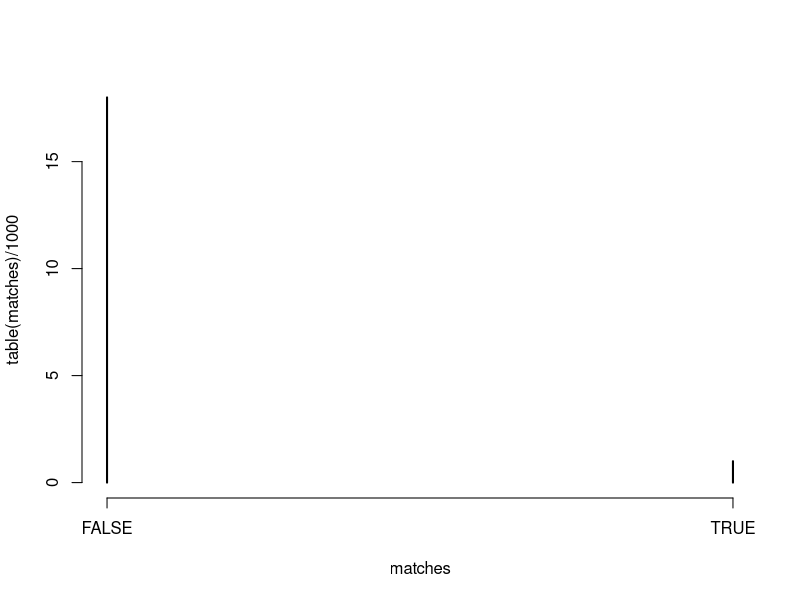
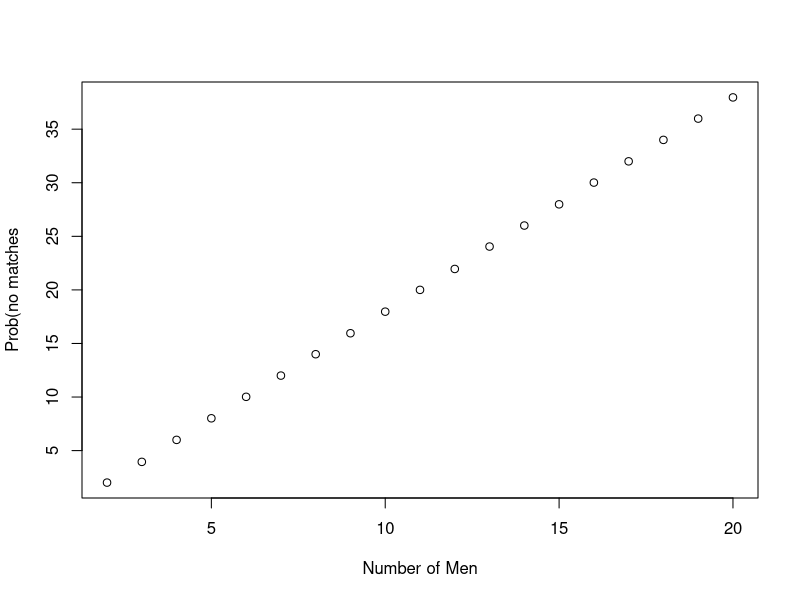
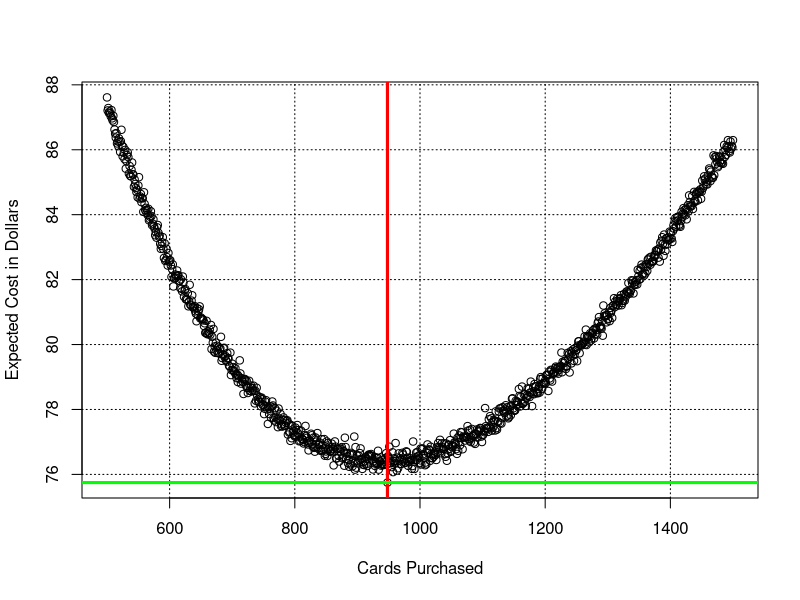

The R source for these figures, in order: (Note: this script raises an error after producing the figures.)

# If there are 10 men, how many will correctly recieve their hats

# Using sample() to simulate the experiment

# n = 10 men, store their hats in vector hats, use sample() to permute
# randomly, store in vector mixed.hats

n = 10
hats = 1:n

mixed.hats = sample(hats)

# summing the total number of hats that matched an index matching between the 2 sets
correct <- sum(hats == mixed.hats)


scramble.hats <- function(n) {
  
  hatList <- list()
  
  for (x in 1:2) {
    for (i in x:n) {
      hatList[[length(hatList) + 1]] <- paste0(x,'-',i)
    }
  }
  hats <- noquote(unlist(hatList))
  mixed.hats <- sample(hats)
  return(hats == mixed.hats)
}



# running each trial of 10, 1000 times
matches <- replicate(1000, scramble.hats(10))

# using table to aggregate the data
plot(table(matches)/1000)

# function for propertion no matches
prop.no.matches <- function(n) {
  matches <- replicate(1000, scramble.hats(n))
  sum(matches == 0)/1000
}

prop.no.matches(20)

# we increased the number of hats to 30, but didnt get more matches than we had with 10
matches <- replicate(1000, scramble.hats(30))

# probability of no matches from 2 to 20 hats
many.probs = sapply(2:20, prop.no.matches)

# plotting the probabilities for no matches many.probs
plot(2:20, many.probs, xlab = "Number of Men", ylab="Prob(no matches", abline(h=0.38))




#####################
# Baseball cards #
#####################

cards = c("Mantle","Aaron","Gehrig","Ruth","Schmidt","Mays","Cobb","DiMaggio","Williams","Foxx")


## Simulate the experiment using sample() function

# Assume each purchased card is equally likely to turn up one of the ten players above
# Assuming independent draws, a purchase of 20 cards can be considered a random sample
# taken with replacement from this vector

samp.cards <- sample(cards, size=20, replace=TRUE)
samp.cards

# We have duplicates, but did we get the full set?

# unique values
unique(samp.cards)


# Lets say that a complete set consists of 586 cards, and we purchased 3000 cards. 
# What would be the chance that we get a complete set?

collector <- function(n,m){
  samp.cards <- sample(1:n, size=m, replace=TRUE)
  ifelse(length(unique(samp.cards)) == n, "Yes","No")
}

collector(586, 3000)

table(replicate(100, collector(586, 3000)))



## Buying an Optimal Number of Cards

# We try to make this more interesting.
# What if the person collecting has a strategy of buying
# small sets to improve his chances of getting a complete
# set? Further, let's say packs of cards cost 5 cents each
# but can also buy individual cards from a deal for 25 cents.

# So the card collector will "fill in the holes" at 25 cents
# a pop.

# On average, what is the cost of this plan? Is there an 
# optimal number of cards purchased that will minimize the
# expected cost?

# We write function collect2() to simulate. Is one
# argument, n.purchased, number of cards purchased. We
# assume cost of a "random" card is cost.rcard = 0.05
# and cost of card from dealer is cost.ncard = 0.25.

# We sample n.purchased cards with replacement from the
# complete set represented by integers 1 thru 586.

# We compute number of random unique cards we collect n.cards
# and number we haven't collected n.missed which we buy
# from dealer.

# Therefore, the random total cost will be:

# COST = cost.rcard x n.purchased+cost.ncard x n.missed


collect2 <- function(n.purchased){
  cost.rcard = 0.05
  cost.ncard = 0.25
  
  samp.cards = sample(1:586, size=n.purchased, replace=TRUE)
  n.cards = length(unique(samp.cards))
  n.missed = 586 - n.cards
  return (n.purchased * cost.rcard + n.missed * cost.ncard)
}

# If I decide to buy 800 cards, whats the expected cost?

# running function 500 times with 800 cards bought
costs = replicate(500, collect2(800))

# Summary shows the distribution of random costs
summary(costs)


# So we write new function expected.cost() that takes 100
# samples of cards, each of size n.purchased and computes
# the average total cost. Note that replicate() does the
# repeated simulations and mean() finds expected cost 
# from vector of total costs.

expected.cost = function(n.purchased){
  mean(replicate(100, collect2(n.purchased)))
}

# Since we want to see how total cost varies as 
# a function of number purchased, we define a vector N as 
# numbers of cards to buy to from 500 to 1500
N = 500:1500

# sapply() operates expected.cost() against N
# we plot expected cost against number of cards
# purchased. Grid is overlaid to help locate minimum
ECOST = sapply(N, expected.cost)
plot(N, ECOST, xlab="Cards Purchased",
     ylab="Expected Cost in Dollars")
grid(col="black")

df <- data.frame(N,ECOST)
optimal <- df[df['ECOST'] == min(df['ECOST'])]
abline(v=optimal[1], col="red", lwd=3)
abline(h=optimal[2], col="green",lwd=3)



## Patterns of Dependence in a Sequence

# Sports fans love athletes who exhibit patterns of extreme
# performance. Records are kept of extreme winning or losing
# patterns, such a getting a base hit in baseball....
# ... a "hitting streak"

# In the 2006 baseball season, Chase Utley of the Philadelphia
# Phillies had a hitting streak of 35 games, one of the best
# in baseball history.

# But how "significant" was this streak. Utley was a good
# hitter anyway, so it might be expected.

# As another example, long runs of heads and tails can be
# observed flipping a coin.

# We investigate with Monte Carlo simulation:

## Writing a Function to Compute Streaks

# We represent hitting success or failure with 0's and 1's

y = c(1, 1, 1, 1, 1, 1, 1, 0, 0, 1, 0, 1, 1, 1, 1)

# What are the lengths of the hitting streaks?

# Add 0's to front and end to bracket it
# 'where' is vector of TRUE's (if 0) and FALSE's (if 1)
# where = (c(0, y, 0) == 0)
# n = length(y)
# 
# # loc.zeros records locations in sequence where 0's occur
# loc.zeros = (0:(n+1))[where]
# loc.zeros
# 
# # compute length of streaks
# streak.lengths = diff(loc.zeros) - 1
# 
# # we remove the zeros
# streak.lengths = streak.lengths[streak.lengths > 0]
# streak.lengths

# Write function longest.streak by taking the max() of the above vector

longest.streak = function(y){
  where = c(0, y, 0) == 0
  n = length(y)
  loc.zeros = (0:(n+1))[where]
  streak.lengths = diff(loc.zeros)
  streak.lengths = streak.lengths[streak.lengths > 0]
  return(max(streak.lengths))
}

setwd("C:/mdtapps/GitRepositories/R-Coding-Projects")

dat <- read.table("utley2006.txt", header=TRUE, sep="\t")
utley <- as.numeric(dat$H > 0)

longest.streak(utley)


switches <- function(x) {
  switchList = list()
  x <- as.integer((c(0, x, 0) == 0))
  for (i in 1:(length(x)-1)){
    if (x[i] != x[i+1]){
      switchList[i] <- noquote(paste(x[i],x[i+1]))
    }
  }
  return(length(unlist(noquote(switchList))))
}

switches(utley)

# So Utley's longest streak in 2006 was 35 games.

## Writing a Function to Simulate Hitting Data

# We apply Monte Carlo to understand "significance"
# Utley played in 160 games and hit in 116 of them

# What if 116 "hit" games were randomly distributed?
# The what would be length of longest sequence?

# write function random.streak() with binary sequence y as argument
random.streak = function(y) {
  # first, randomly permute y and store in mixed.up.y
  mixed.up.y = sample(y)
  # then find longest streak of 1's in vector mixed.up.y
  return(switches(mixed.up.y))
}

longest.streak(mixed.up.y)

# replicate random.streak 100000 times, store in L
L = replicate(10000, random.streak(utley))
# tabulate values in L and plot
hist(L)
# superimpose line for 2006 season
abline(v=62, lwd=3, col="blue")

text(62,"Utley")












